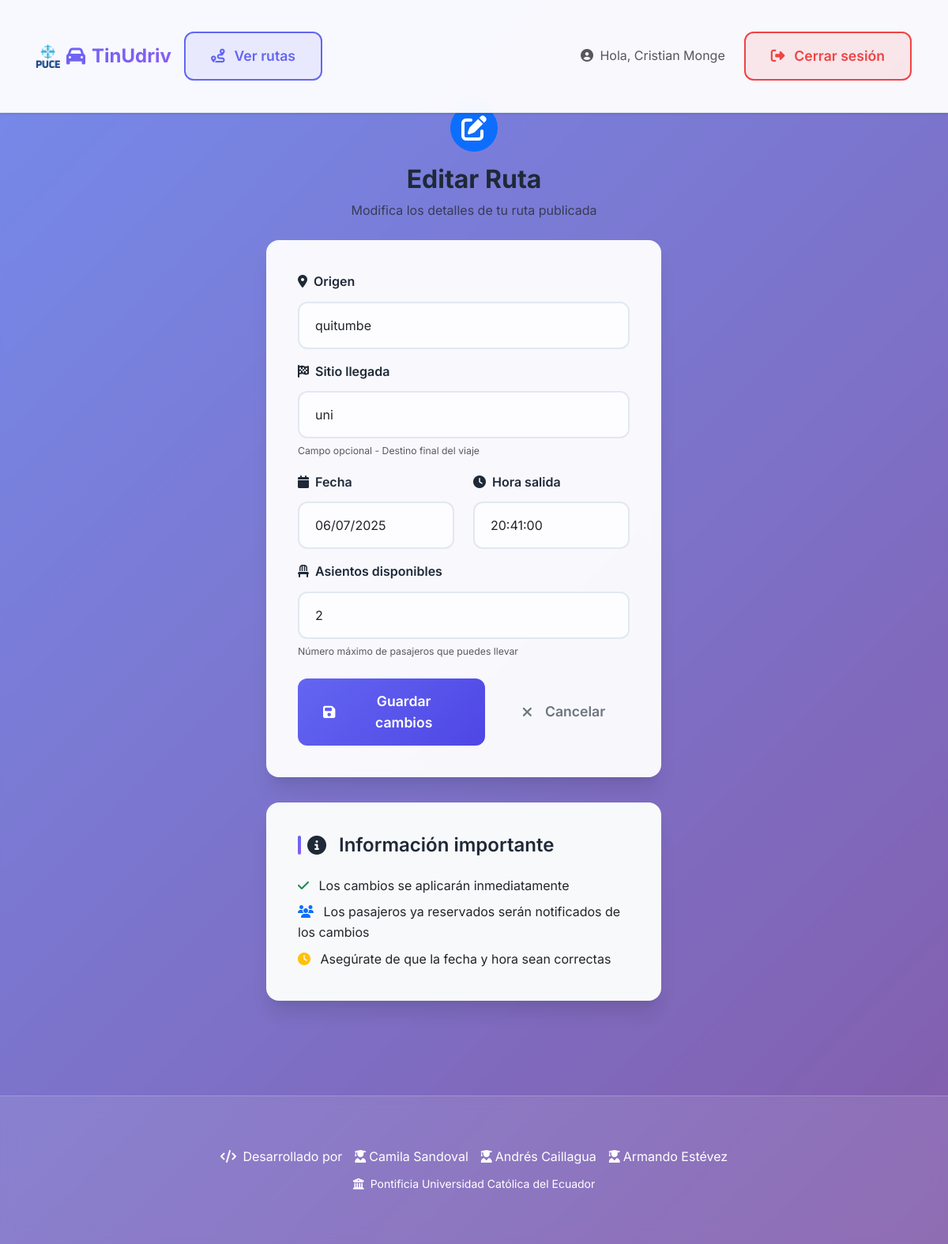
Screenshot of /ruta/editar/7/ (signed in) with the database file from the repository.
### core/models.py (models this page shows, shortened)
class Usuario(AbstractUser):
    nombre_completo = models.CharField(max_length=100)
    correo_institucional = models.EmailField(unique=True)
    telefono = models.CharField(max_length=20)
    facultad = models.CharField(max_length=100)
    TIPO_USUARIO_CHOICES = [
        ('conductor', 'Conductor'),
        ('pasajero', 'Pasajero'),
    ]
    tipo_usuario = models.CharField(max_length=10, choices=TIPO_USUARIO_CHOICES)
    USERNAME_FIELD = 'correo_institucional'
    REQUIRED_FIELDS = ['username', 'nombre_completo', 'telefono', 'facultad', 'tipo_usuario']

class Ruta(models.Model):
    conductor = models.ForeignKey(Usuario, on_delete=models.CASCADE, related_name='rutas')
    origen = models.CharField(max_length=200)
    hora_salida = models.TimeField()
    fecha = models.DateField()
    sitio_llegada = models.CharField(max_length=200, default='Universidad Católica del Ecuador')
    asientos_disponibles = models.PositiveIntegerField(default=4)

### core/views.py (the view)
# urls.py: path('ruta/editar/<int:ruta_id>/', views.editar_ruta_view, name='editar_ruta'),
@login_required
def editar_ruta_view(request, ruta_id):
    try:
        ruta = Ruta.objects.get(id=ruta_id, conductor=request.user)
    except Ruta.DoesNotExist:
        messages.error(request, "La ruta no existe o no te pertenece.")
        return redirect('panel')
    if request.method == 'POST':
        form = RutaForm(request.POST, instance=ruta)
        if form.is_valid():
            form.save()
            messages.success(request, "Ruta actualizada exitosamente.")
            return redirect('panel')
    else:
        form = RutaForm(instance=ruta)
    return render(request, 'editar_ruta.html', {'form': form, 'ruta': ruta})

### core/forms.py
class RutaForm(forms.ModelForm):
    class Meta:
        model = Ruta
        fields = ['origen', 'fecha', 'hora_salida', 'asientos_disponibles', 'sitio_llegada']

### core/templates/editar_ruta.html (shortened to what this page needs)
{% extends "base.html" %}
{% load widget_tweaks %}
{% load static %}
{% block content %}
<div class="container py-4">
    <div class="row justify-content-center">
        <div class="col-md-8 col-lg-6">
            <div class="text-center mb-4">
                <div class="d-inline-flex align-items-center justify-content-center bg-primary rounded-circle mb-3"
                    style="width: 60px; height: 60px;">
                    <i class="fas fa-edit fa-2x text-white"></i>
                </div>
                <h2 class="fw-bold mb-2">Editar Ruta</h2>
                <p class="text-muted">Modifica los detalles de tu ruta publicada</p>
            </div>
            <div class="card">
                <div class="card-body">
                    <form method="post">
                        <div class="mb-3">
                            <label for="{{ form.origen.id_for_label }}" class="form-label">
                                <i class="fas fa-map-marker-alt me-2"></i>{{ form.origen.label }}
                            </label>
                            {{ form.origen|add_class:'form-control'|attr:'placeholder:Ej: Universidad Central' }}
                        </div>
                        <div class="mb-3">
                            <label for="{{ form.sitio_llegada.id_for_label }}" class="form-label">
                                <i class="fas fa-flag-checkered me-2"></i>{{ form.sitio_llegada.label }}
                            </label>
                            {{ form.sitio_llegada|add_class:'form-control'|attr:'placeholder:Ej: Centro Comercial Norte' }}
                            <div class="form-text">
                                <small>Campo opcional - Destino final del viaje</small>
                            </div>
                        </div>
                        <div class="row">
                            <div class="col-md-6">
                                <div class="mb-3">
                                    <label for="{{ form.fecha.id_for_label }}" class="form-label">
                                        <i class="fas fa-calendar me-2"></i>{{ form.fecha.label }}
                                    </label>
                                    {{ form.fecha|add_class:'form-control' }}
                                </div>
                            </div>
                            <div class="col-md-6">
                                <div class="mb-3">
                                    <label for="{{ form.hora_salida.id_for_label }}" class="form-label">
                                        <i class="fas fa-clock me-2"></i>{{ form.hora_salida.label }}
                                    </label>
                                    {{ form.hora_salida|add_class:'form-control' }}
                                </div>
                            </div>
                        </div>
                        <div class="mb-4">
                            <label for="{{ form.asientos_disponibles.id_for_label }}" class="form-label">
                                <i class="fas fa-chair me-2"></i>{{ form.asientos_disponibles.label }}
                            </label>
                            {{ form.asientos_disponibles|add_class:'form-control' }}
                            <div class="form-text">
                                <small>Número máximo de pasajeros que puedes llevar</small>
                            </div>
                        </div>
                        <div class="d-flex gap-3">
                            <button type="submit" class="btn btn-primary flex-fill">
                                <i class="fas fa-save me-2"></i>
                                Guardar cambios
                            </button>
                            <a href="{% url 'panel' %}" class="btn btn-outline-secondary flex-fill">
                                <i class="fas fa-times me-2"></i>
                                Cancelar
                            </a>
                        </div>
                    </form>
                </div>
            </div>
            <div class="card mt-4 bg-light">
                <div class="card-body">
                    <h6 class="card-title">
                        <i class="fas fa-info-circle me-2"></i>
                        Información importante
                    </h6>
                    <ul class="list-unstyled mb-0">
                        <li class="mb-2">
                            <i class="fas fa-check text-success me-2"></i>
                            Los cambios se aplicarán inmediatamente
                        </li>
                        <li class="mb-2">
                            <i class="fas fa-users text-primary me-2"></i>
                            Los pasajeros ya reservados serán notificados de los cambios
                        </li>
                        <li>
                            <i class="fas fa-clock text-warning me-2"></i>
                            Asegúrate de que la fecha y hora sean correctas
                        </li>
                    </ul>
                </div>
            </div>
        </div>
    </div>
</div>
{% endblock content %}

### core/templates/base.html (shortened to what this page needs)
{% load static %} {% load widget_tweaks %}
<!DOCTYPE html>
<html lang="es">
<head>
    <link href="https://cdn.jsdelivr.net/npm/bootstrap@5.3.0/dist/css/bootstrap.min.css" rel="stylesheet" />
    <link rel="stylesheet" href="https://cdnjs.cloudflare.com/ajax/libs/font-awesome/6.7.2/css/all.min.css"
 />
    <link href="{% static 'styles.css' %}" rel="stylesheet">
</head>
<body>
    <header>
        {% if user.is_authenticated %}
        <nav class="navbar navbar-expand-lg navbar-light fixed-top">
            <div class="container">
                <a class="navbar-brand d-flex align-items-center" href="#">
                    <img src="{% static 'images/pucelogo.png' %}" alt="PUCE Logo" style="width: 30px; height: 30px; margin-right: 8px;">
                    <i class="fas fa-car me-2"></i>
                    TinUdriv
                </a>
                {% if user.is_authenticated or user.usuario.tipo_usuario != 'conductor' %}
                    <button class="btn btn-outline-primary btn-sm" onclick="toggleRutas()">
                        <i class="fas fa-route me-1"></i>
                            Ver rutas
                    </button>
                {% endif %}
                <div class="collapse navbar-collapse" id="navbarNav">
                    <div class="navbar-nav ms-auto d-flex align-items-center gap-2">
                        <span class="navbar-text me-3">
                            <i class="fas fa-user-circle me-1"></i>
                            Hola, {{ user.nombre_completo }}
                        </span>
                        <a href="{% url 'logout' %}" class="btn btn-outline-danger btn-sm">
                            <i class="fas fa-sign-out-alt me-1"></i>
                            Cerrar sesión
                        </a>
                    </div>
                </div>
            </div>
        </nav>
        <div style="height: 76px;"></div>
        {% endif %}
    </header>
    <main class="main">
        <div class="container">
            {% block content %}{% endblock content %}
        </div>
    </main>
    <footer>
        <div class="container">
            <div class="row">
                <div class="col-md-12">
                    <div class="d-flex justify-content-center align-items-center flex-wrap gap-3">
                        <div class="text-center">
                            <i class="fas fa-code me-1"></i>
                            Desarrollado por
                        </div>
                        <div class="d-flex flex-wrap justify-content-center gap-3">
                            <span><i class="fas fa-user-graduate me-1"></i>Camila Sandoval</span>
                            <span><i class="fas fa-user-graduate me-1"></i>Andrés Caillagua</span>
                            <span><i class="fas fa-user-graduate me-1"></i>Armando Estévez</span>
                        </div>
                    </div>
                    <div class="text-center mt-2">
                        <small>
                            <i class="fas fa-university me-1"></i>
                            Pontificia Universidad Católica del Ecuador
                        </small>
                    </div>
                </div>
            </div>
        </div>
    </footer>
</body>
</html>

### core/static/styles.css (style rules this page uses)
:root { --primary-color: #6366f1; --primary-dark: #4f46e5; --secondary-color: #8b5cf6; --accent-color: #06b6d4; --success-color: #10b981; --warning-color: #f59e0b; --danger-color: #ef4444; --dark-color: #1f2937; --light-color: #f8fafc; --border-color: #e2e8f0; --shadow-light: 0 1px 3px 0 rgba(0, 0, 0, 0.1), 0 1px 2px 0 rgba(0, 0, 0, 0.06); --shadow-medium: 0 4px 6px -1px rgba(0, 0, 0, 0.1), 0 2px 4px -1px rgba(0, 0, 0, 0.06); --shadow-large: 0 20px 25px -5px rgba(0, 0, 0, 0.1), 0 10px 10px -5px rgba(0, 0, 0, 0.04); }
* { margin: 0; padding: 0; box-sizing: border-box; }
body { font-family: 'Inter', -apple-system, BlinkMacSystemFont, 'Segoe UI', Roboto, sans-serif; min-height: 100vh; background: linear-gradient(135deg, #667eea 0%, #764ba2 100%); background-attachment: fixed; color: var(--dark-color); line-height: 1.6; }
body::before { content: ''; position: fixed; top: 0; left: 0; width: 100%; height: 100%; background: rgba(255, 255, 255, 0.1); -webkit-backdrop-filter: blur(2px); backdrop-filter: blur(2px); z-index: -1; }
.card { border: none; border-radius: 16px; box-shadow: var(--shadow-large); -webkit-backdrop-filter: blur(10px); backdrop-filter: blur(10px); background: rgba(255, 255, 255, 0.95); transition: all 0.3s ease; overflow: hidden; min-width: 400px; width: 100%; max-width: 500px; }
.card-body { padding: 2.5rem; }
.card-title { font-size: 1.5rem; font-weight: 600; color: var(--dark-color); margin-bottom: 1.5rem; display: flex; align-items: center; gap: 0.5rem; }
.card-title::before { content: ''; width: 4px; height: 1.5rem; background: linear-gradient(135deg, var(--primary-color), var(--secondary-color)); border-radius: 2px; }
.form-control, .form-select { border: 2px solid var(--border-color); border-radius: 12px; padding: 1rem 1.25rem; font-size: 1rem; transition: all 0.2s ease; background: rgba(255, 255, 255, 0.8); min-height: 48px; }
.form-label { font-weight: 600; color: var(--dark-color); margin-bottom: 0.75rem; font-size: 1rem; }
.btn { border-radius: 12px; padding: 1rem 2rem; font-weight: 600; font-size: 1.1rem; transition: all 0.2s ease; border: none; text-decoration: none; display: inline-flex; align-items: center; gap: 0.5rem; min-height: 50px; justify-content: center; }
.btn-primary { background: linear-gradient(135deg, var(--primary-color), var(--primary-dark)); color: white; }
.btn-outline-primary { background: rgba(99, 102, 241, 0.1); border: 2px solid var(--primary-color); color: var(--primary-color); }
.btn-outline-danger { background: rgba(239, 68, 68, 0.1); border: 2px solid var(--danger-color); color: var(--danger-color); }
.navbar { background: rgba(255, 255, 255, 0.95) !important; -webkit-backdrop-filter: blur(10px); backdrop-filter: blur(10px); border-bottom: 1px solid var(--border-color); box-shadow: var(--shadow-light); }
.navbar-brand { font-weight: 700; font-size: 1.5rem; background: linear-gradient(135deg, var(--primary-color), var(--secondary-color)); -webkit-background-clip: text; -webkit-text-fill-color: transparent; background-clip: text; }
footer { background: rgba(255, 255, 255, 0.1); -webkit-backdrop-filter: blur(10px); backdrop-filter: blur(10px); padding: 2rem 0; text-align: center; margin-top: 4rem; border-top: 1px solid rgba(255, 255, 255, 0.2); color: white; }
.container { padding: 2rem 1rem; }
.mt-4 { margin-top: 2rem !important; }
a { color: var(--primary-color); text-decoration: none; transition: color 0.2s ease; }
* { transition: color 0.2s ease, background-color 0.2s ease, border-color 0.2s ease, transform 0.2s ease; }

### rows the page displays
Usuario: nombre_completo "Cristian Monge"
Ruta: origen "quitumbe", sitio_llegada "uni", fecha "06/07/2025", hora_salida "20:41:00", asientos_disponibles "2"
